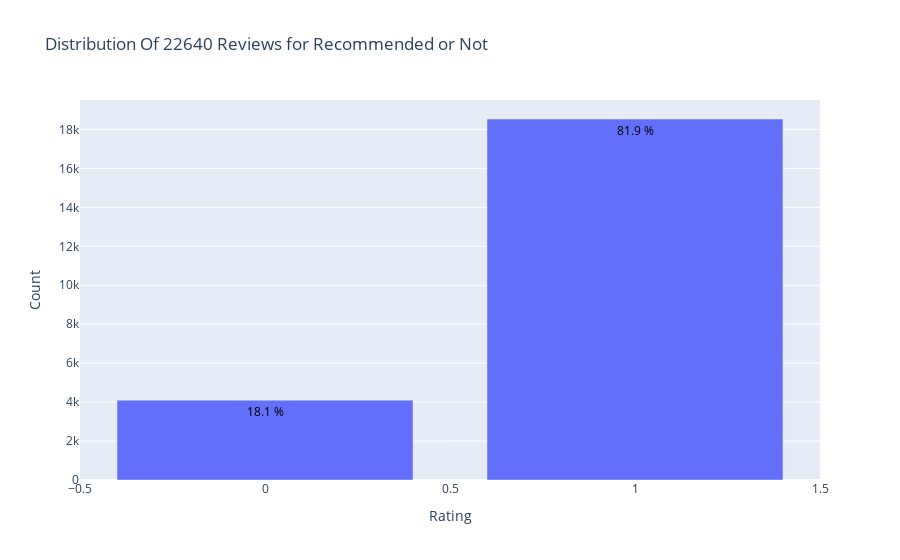

Notebook cell for this chart:
### Code cell
data = df['Recommended IND'].value_counts().sort_index(ascending=False)
trace = go.Bar(x = data.index,
               text = ['{:.1f} %'.format(val) for val in (data.values / df.shape[0] * 100)],
               textposition = 'auto',
               textfont = dict(color = '#000000'),
               y = data.values,
               )
# Create layout
layout = dict(title = 'Distribution Of {} Reviews for Recommended or Not'.format(df.shape[0]),
              xaxis = dict(title = 'Rating'),
              yaxis = dict(title = 'Count'))
# Create plot
fig = go.Figure(data=[trace], layout=layout)
iplot(fig)

 # Do this first so we don't create a file if image conversion fails
img_data = to_image(fig,
        format='png',
        width=800,
        height=500,
        scale=5)

fig.write_image("./images/recommendedIND_distribution.png", scale=5)

### Figure 1 — Plotly figure (JSON) as saved in the notebook; plotly's stock layout.template omitted (floating-point values rounded to 4 significant figures)
{"data": [{"text": ["81.9 %", "18.1 %"], "textfont": {"color": "#000000"}, "textposition": "auto", "type": "bar", "x": [1, 0], "y": [18539, 4101]}], "layout": {"title": {"text": "Distribution Of 22640 Reviews for Recommended or Not"}, "xaxis": {"title": {"text": "Rating"}}, "yaxis": {"title": {"text": "Count"}}}}
